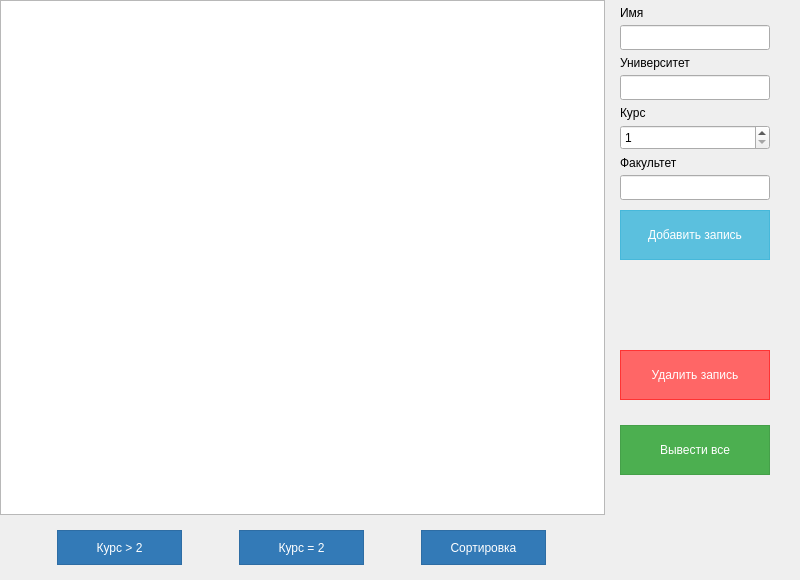
<?xml version="1.0" encoding="UTF-8"?>
<ui version="4.0">
 <class>MainWindow</class>
 <widget class="QMainWindow" name="MainWindow">
  <property name="geometry">
   <rect>
    <x>0</x>
    <y>0</y>
    <width>800</width>
    <height>580</height>
   </rect>
  </property>
  <property name="windowTitle">
   <string>MainWindow</string>
  </property>
  <property name="styleSheet">
   <string notr="true"/>
  </property>
  <widget class="QWidget" name="centralwidget">
   <widget class="QTableView" name="tableView">
    <property name="geometry">
     <rect>
      <x>0</x>
      <y>0</y>
      <width>605</width>
      <height>515</height>
     </rect>
    </property>
    <property name="styleSheet">
     <string notr="true"/>
    </property>
   </widget>
   <widget class="QPushButton" name="allDataViewButton">
    <property name="geometry">
     <rect>
      <x>620</x>
      <y>425</y>
      <width>150</width>
      <height>50</height>
     </rect>
    </property>
    <property name="styleSheet">
     <string notr="true">QPushButton{
    background-color: #4CAF50;
    border: 1px solid #45a049;
    color: #ffffff; 
    padding: 5px 10px;
}

QPushButton hover {
    background-color: #45a049;
    color: #ffffff;
}
</string>
    </property>
    <property name="text">
     <string>Вывести все</string>
    </property>
   </widget>
   <widget class="QPushButton" name="filterDataButton">
    <property name="geometry">
     <rect>
      <x>57</x>
      <y>530</y>
      <width>125</width>
      <height>35</height>
     </rect>
    </property>
    <property name="styleSheet">
     <string notr="true">QPushButton {
    background-color: #337ab7;
    border: 1px solid #2e6da4;
    color: #ffffff;
    padding: 5px 10px;
}

QPushButton hover {
    background-color: #2e6da4; 
    color: #ffffff; 
}
</string>
    </property>
    <property name="text">
     <string>Курс &gt; 2</string>
    </property>
   </widget>
   <widget class="QPushButton" name="filterDataButten2">
    <property name="geometry">
     <rect>
      <x>239</x>
      <y>530</y>
      <width>125</width>
      <height>35</height>
     </rect>
    </property>
    <property name="styleSheet">
     <string notr="true">QPushButton {
    background-color: #337ab7;
    border: 1px solid #2e6da4;
    color: #ffffff;
    padding: 5px 10px;
}

QPushButton hover {
    background-color: #2e6da4; 
    color: #ffffff; 
}
</string>
    </property>
    <property name="text">
     <string>Курс = 2</string>
    </property>
   </widget>
   <widget class="QPushButton" name="pushButton_Add">
    <property name="geometry">
     <rect>
      <x>620</x>
      <y>210</y>
      <width>150</width>
      <height>50</height>
     </rect>
    </property>
    <property name="styleSheet">
     <string notr="true">QPushButton{
    background-color: #5bc0de;
    border: 1px solid #46b8da;
    color: #ffffff;
    padding: 5px 10px;
}

QPushButton hover {
    background-color: #46b8da;
    color: #ffffff;
}
</string>
    </property>
    <property name="text">
     <string>Добавить запись</string>
    </property>
   </widget>
   <widget class="QPushButton" name="pushButton_Rem">
    <property name="geometry">
     <rect>
      <x>620</x>
      <y>350</y>
      <width>150</width>
      <height>50</height>
     </rect>
    </property>
    <property name="styleSheet">
     <string notr="true">QPushButton {
    background-color: #ff6666;
    border: 1px solid #ff3333;
    color: #ffffff;
    padding: 5px 10px;
}

QPushButton hover {
    background-color: #ff3333; 
    color: #ffffff; 
}
</string>
    </property>
    <property name="text">
     <string>Удалить запись</string>
    </property>
   </widget>
   <widget class="QLineEdit" name="lineEdit_Name">
    <property name="geometry">
     <rect>
      <x>620</x>
      <y>25</y>
      <width>150</width>
      <height>25</height>
     </rect>
    </property>
    <property name="styleSheet">
     <string notr="true"/>
    </property>
   </widget>
   <widget class="QLabel" name="label">
    <property name="geometry">
     <rect>
      <x>620</x>
      <y>0</y>
      <width>150</width>
      <height>25</height>
     </rect>
    </property>
    <property name="text">
     <string>Имя</string>
    </property>
   </widget>
   <widget class="QLineEdit" name="lineEdit_Uni">
    <property name="geometry">
     <rect>
      <x>620</x>
      <y>75</y>
      <width>150</width>
      <height>25</height>
     </rect>
    </property>
   </widget>
   <widget class="QLabel" name="label_2">
    <property name="geometry">
     <rect>
      <x>620</x>
      <y>50</y>
      <width>150</width>
      <height>25</height>
     </rect>
    </property>
    <property name="text">
     <string>Университет</string>
    </property>
   </widget>
   <widget class="QLabel" name="label_3">
    <property name="geometry">
     <rect>
      <x>620</x>
      <y>100</y>
      <width>150</width>
      <height>25</height>
     </rect>
    </property>
    <property name="text">
     <string>Курс</string>
    </property>
   </widget>
   <widget class="QLineEdit" name="lineEdit_faculty">
    <property name="geometry">
     <rect>
      <x>620</x>
      <y>175</y>
      <width>150</width>
      <height>25</height>
     </rect>
    </property>
   </widget>
   <widget class="QLabel" name="label_4">
    <property name="geometry">
     <rect>
      <x>620</x>
      <y>150</y>
      <width>150</width>
      <height>25</height>
     </rect>
    </property>
    <property name="text">
     <string>Факультет</string>
    </property>
   </widget>
   <widget class="QSpinBox" name="spinBox_course">
    <property name="geometry">
     <rect>
      <x>620</x>
      <y>125</y>
      <width>150</width>
      <height>25</height>
     </rect>
    </property>
    <property name="minimum">
     <number>1</number>
    </property>
    <property name="maximum">
     <number>5</number>
    </property>
   </widget>
   <widget class="QPushButton" name="sort_Button">
    <property name="geometry">
     <rect>
      <x>421</x>
      <y>530</y>
      <width>125</width>
      <height>35</height>
     </rect>
    </property>
    <property name="styleSheet">
     <string notr="true">QPushButton {
    background-color: #337ab7;
    border: 1px solid #2e6da4;
    color: #ffffff;
    padding: 5px 10px;
}

QPushButton hover {
    background-color: #2e6da4; 
    color: #ffffff; 
}
</string>
    </property>
    <property name="text">
     <string>Сортировка</string>
    </property>
   </widget>
  </widget>
 </widget>
 <resources/>
 <connections/>
</ui>
